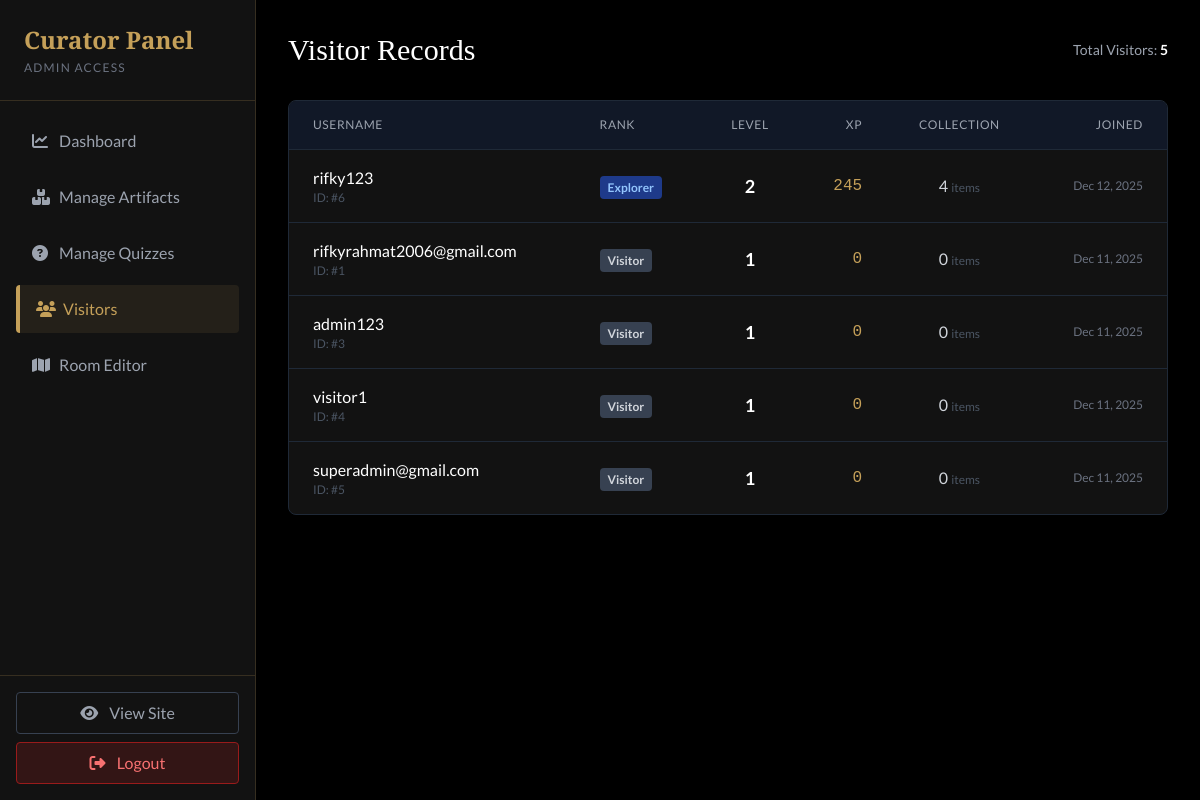
/admin/users.php (signed in), run on an earlier commit of the app's database.
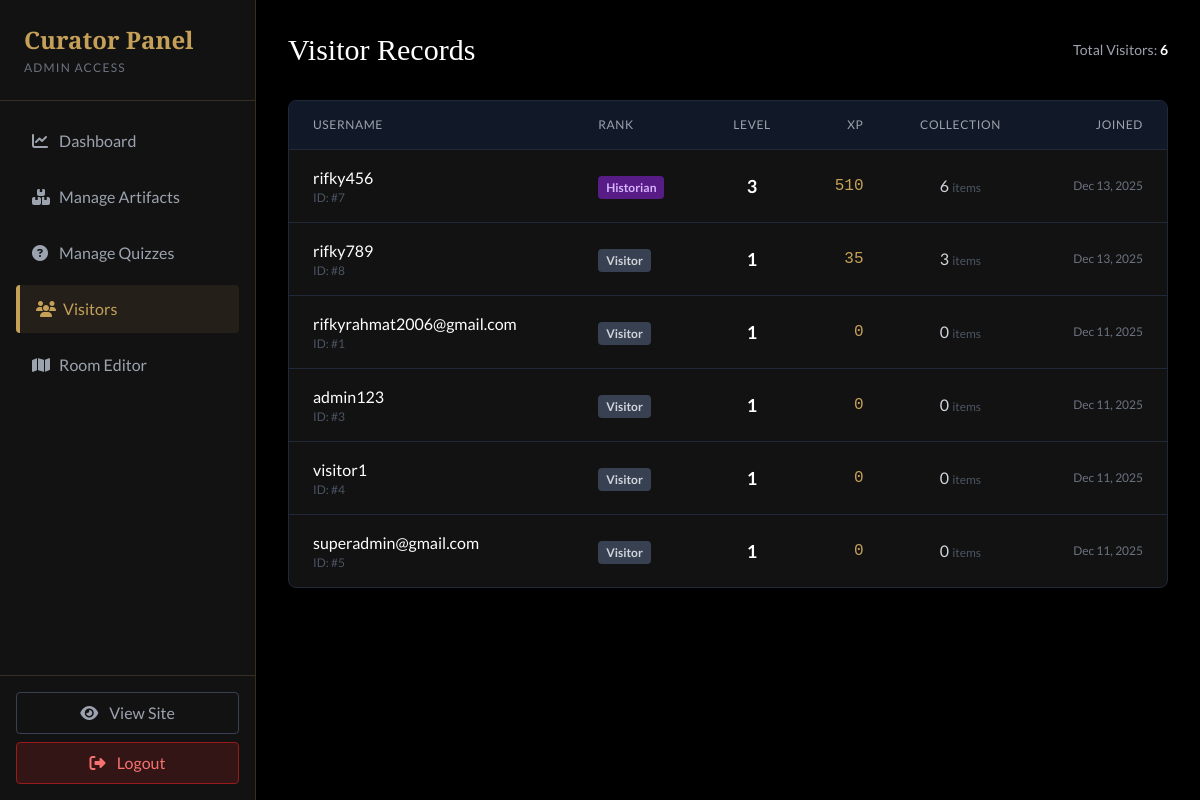
And on a later commit of the database.
### tables this page shows
CREATE TABLE `users` (
  `id` int(11) NOT NULL,
  `username` varchar(50) NOT NULL,
  `password` varchar(255) NOT NULL,
  `role` enum('visitor','admin') DEFAULT 'visitor',
  `xp` int(11) DEFAULT 0,
  `level` int(11) DEFAULT 1,
  `created_at` timestamp NOT NULL DEFAULT current_timestamp()
);

### app/bootstrap.php (called while the page is built, shortened)
<?php
function adminSidebar($active = 'dashboard') {
    View::adminSidebar($active);
}
?>

### admin/users.php (the view, shortened to what the changed rows need)
<?php
require_once '../app/bootstrap.php';
$sql = "SELECT id, username, level, xp, created_at,
        (SELECT COUNT(*) FROM user_collections WHERE user_collections.user_id = users.id) as collected_count
        FROM users
        WHERE role = 'visitor'
        ORDER BY xp DESC";
$result = $conn->query($sql);
$users = [];
while ($row = $result->fetch_assoc()) {
    $users[] = $row;
}
include '../public/header.php';
?>
<div class="flex h-screen bg-black">
    <?php adminSidebar('users'); ?>
    <main class="flex-grow p-8 overflow-y-auto">
        <div class="flex justify-between items-center mb-8">
            <h2 class="text-3xl text-white font-serif">Visitor Records</h2>
            <div class="text-gray-400 text-sm">
                Total Visitors: <span class="text-white font-bold"><?php echo count($users); ?></span>
            </div>
        </div>
        <div class="bg-darker-bg rounded-lg border border-gray-800 overflow-hidden">
            <table class="w-full text-left">
                <thead class="bg-gray-900 border-b border-gray-800">
                    <tr>
                        <th class="px-6 py-4 text-gray-400 font-normal uppercase text-xs tracking-wider">Username</th>
                        <th class="px-6 py-4 text-gray-400 font-normal uppercase text-xs tracking-wider">Rank</th>
                        <th class="px-6 py-4 text-gray-400 font-normal uppercase text-xs tracking-wider text-center">Level</th>
                        <th class="px-6 py-4 text-gray-400 font-normal uppercase text-xs tracking-wider text-right">XP</th>
                        <th class="px-6 py-4 text-gray-400 font-normal uppercase text-xs tracking-wider text-center">Collection</th>
                        <th class="px-6 py-4 text-gray-400 font-normal uppercase text-xs tracking-wider text-right">Joined</th>
                    </tr>
                </thead>
                <tbody class="divide-y divide-gray-800">
                    <?php if (empty($users)): ?>
                        <tr>
                            <td colspan="6" class="px-6 py-8 text-center text-gray-500 italic">No visitors found yet.</td>
                        </tr>
                    <?php else: ?>
                        <?php foreach ($users as $user): ?>
                            <tr class="hover:bg-gray-800/50 transition">
                                <td class="px-6 py-4">
                                    <div class="text-white font-medium"><?php echo htmlspecialchars($user['username']); ?></div>
                                    <div class="text-gray-600 text-xs">ID: #<?php echo $user['id']; ?></div>
                                </td>
                                <td class="px-6 py-4">
                                    <?php
                                        $badges = [
                                            1 => ['Visitor', 'bg-gray-700 text-gray-300'],
                                            2 => ['Explorer', 'bg-blue-900 text-blue-300'],
                                            3 => ['Historian', 'bg-purple-900 text-purple-300'],
                                            4 => ['Royal Curator', 'bg-gold/20 text-gold']
                                        ];
                                        $badge = $badges[$user['level']] ?? $badges[1];
                                    ?>
                                    <span class="px-2 py-1 rounded text-xs font-bold <?php echo $badge[1]; ?>">
                                        <?php echo $badge[0]; ?>
                                    </span>
                                </td>
                                <td class="px-6 py-4 text-center">
                                    <div class="text-white font-bold text-lg"><?php echo $user['level']; ?></div>
                                </td>
                                <td class="px-6 py-4 text-right">
                                    <div class="text-gold font-mono"><?php echo number_format($user['xp']); ?></div>
                                </td>
                                <td class="px-6 py-4 text-center">
                                    <span class="text-gray-300"><?php echo $user['collected_count']; ?></span>
                                    <span class="text-gray-600 text-xs">items</span>
                                </td>
                                <td class="px-6 py-4 text-right text-gray-500 text-xs">
                                    <?php echo date('M j, Y', strtotime($user['created_at'])); ?>
                                </td>
                            </tr>
                        <?php endforeach; ?>
                    <?php endif; ?>
                </tbody>
            </table>
        </div>
    </main>
</div>

### views/components/admin_sidebar.php (shortened to what the changed rows need)
<?php
$pages = [
    'dashboard' => ['icon' => 'fa-chart-line', 'label' => 'Dashboard', 'href' => 'index.php'],
    'artifacts' => ['icon' => 'fa-boxes', 'label' => 'Manage Artifacts', 'href' => 'artifacts.php'],
    'quizzes' => ['icon' => 'fa-question-circle', 'label' => 'Manage Quizzes', 'href' => 'quizzes.php'],
    'users' => ['icon' => 'fa-users', 'label' => 'Visitors', 'href' => 'users.php'],
    'room_editor' => ['icon' => 'fa-map', 'label' => 'Room Editor', 'href' => 'room_editor.php'],
];
?>
<aside class="w-64 bg-darker-bg border-r border-gold/20 flex flex-col">
    <div class="p-6 border-b border-gold/20">
        <h1 class="text-gold font-serif text-2xl font-bold">Curator Panel</h1>
    </div>
    <nav class="flex-grow p-4 space-y-2">
        <?php foreach ($pages as $key => $page): ?>
            <?php
            $isActive = ($active ?? 'dashboard') === $key;
            $activeClass = $isActive
                ? 'bg-gold/10 text-gold border-l-4 border-gold'
                : 'text-gray-400 hover:text-white hover:bg-gray-800 transition';
            ?>
            <a href="<?php echo $page['href']; ?>" class="block px-4 py-3 rounded <?php echo $activeClass; ?>">
                <i class="fas <?php echo $page['icon']; ?> w-6"></i> <?php echo $page['label']; ?>
            </a>
        <?php endforeach; ?>
    </nav>
</aside>

What changed in the data, as far as the page shows it:
no longer on this page (row edited): users: username "rifky123", id "6", level "Explorer", level "2", xp "245", collected_count "4", created_at "Dec 12, 2025"
added users: username "rifky456", id "7", level "Historian", level "3", xp "510", collected_count "6", created_at "Dec 13, 2025"
added users: username "rifky789", id "8", level "Visitor", level "1", xp "35", collected_count "3", created_at "Dec 13, 2025"
Also different on the page:
count($users): "5" → "6"
